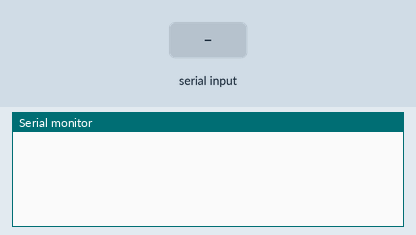
Bench run of a sketch on a simulated ESP8266 (NodeMCU). On the bench: the last lines printed to the serial monitor. The test bench sets the inputs (shaded band). WiFi joins after 1.5 s; servers stay silent unless stated; EEPROM starts erased.

Above: at 1.2 s.
1.3 s: "config\n" received over Serial
At 1.8 s:
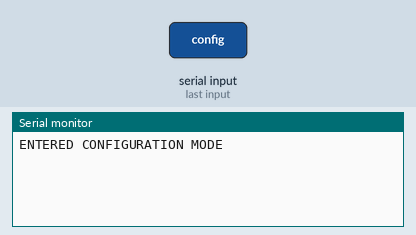
2.8 s: "activate\n" received over Serial
At 3.2 s:
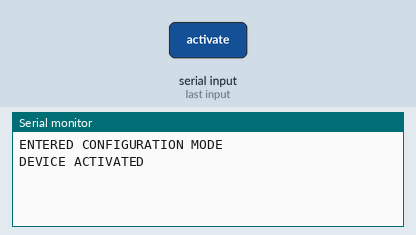
5.8 s: "deactivate\n" received over Serial
At 7.1 s:
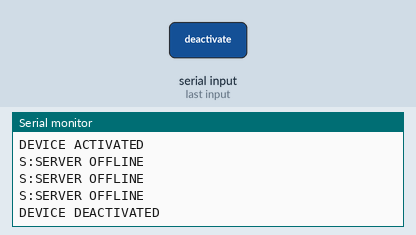
7.4 s: "set#wifi_ssid:\n" received over Serial
At 7.9 s:
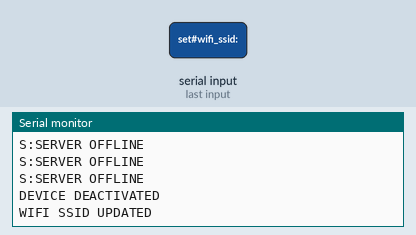
8.9 s: "set#wifi_key:\n" received over Serial
At 10.1 s:
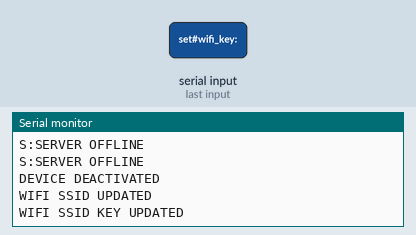
10.4 s: "get#wifi_ssid\n" received over Serial
At 11.4 s:
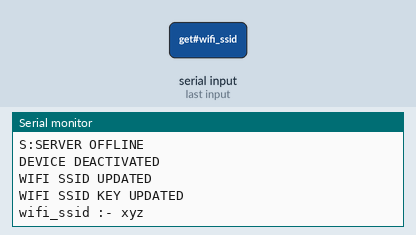

Measured:
- after the input at 1.3 s, the serial monitor: prints a new line at once (image 1)
- after the input at 2.8 s, the serial monitor: prints a new line at once (image 2)
- after the input at 5.8 s, the serial monitor: prints a new line after 0.13 s (image 3)
- after the input at 7.4 s, the serial monitor: prints a new line at once (image 4)
- after the input at 8.9 s, the serial monitor: prints a new line at once (image 5)
- after the input at 10.4 s, the serial monitor: prints a new line at once (image 6)

The sketch:

web_socket_eeprom_uart_module_binary_data_support.ino
```cpp
#include "WiFiEEPROMModule.h"
#include "WSHandler.h"

//Process
long con_to=500;
long ping_send_to=10000;
long ping_rec_wait=2000;

long snp;


void setup()
{
  Serial.begin(115200);
  clnt.onMessage(onMessageCallback);
  clnt.onEvent(onEventsCallback);
  initEEPROMProcess();
}

void loop()
{
  if(stat_actv)
  {
    wcon=(WiFi.status()==WL_CONNECTED);
    //delay(500);
    if(wcon)
    {
      if(wscon)
      {
        clnt.poll();
        if(ping_flg&&((millis()-snp)>=ping_send_to))
        {
          updateSnapTime();
          clnt.send("P#@");
          ping_flg=false;
          ping_chk=false;
          clnt.poll();
          if(!dcon)
          {
            clnt.send(auth_key_str);
          }
        }
        if(!ping_flg)
        {
          if(ping_chk)
          {
            ping_flg=true;
          }
          else if((millis()-snp)>=ping_rec_wait)
          {
            updateSnapTime();
            wscon=false;
            ping_flg=true;
          }
        }
      }
      else
      {
        ping_flg=true;
        dcon=false;
        rcon=false;
        if((millis()-snp)>=con_to)
        {
          if(!wscon&&cnfg)
          {
            Serial.println("S:SERVER OFFLINE");
          }
          clnt.connect(ws_link_str);
          updateSnapTime();
        }
      }
    }
  }
  else
  {
    wscon=false;
    dcon=false;
    rcon=false;
  }
  serialEvent();
}

void cmd(String a)
{
  if(!cnfg)
  {
    if(a.equals("config"))
    {
      cnfg=true;
      Serial.println("ENTERED CONFIGURATION MODE");
      return;
    }
    clnt.sendBinary("X:"+a);
    return;
  }
  if(a.indexOf("X:")==0)
  {
    clnt.sendBinary(a.substring(2));
  }
  else if(a.equals("activate"))
  {
    ON();
    Serial.println("DEVICE ACTIVATED");
  }
  else if(a.equals("deactivate"))
  {
    clnt.close();
    OFF();
    Serial.println("DEVICE DEACTIVATED");
  }
  else if(a.indexOf("set#wifi_ssid:")!=-1)
  {
    setWFID(a.substring(14));
    Serial.println("WIFI SSID UPDATED");
  }
  else if(a.indexOf("set#wifi_key:")!=-1)
  {
    setKey(a.substring(13));
    Serial.println("WIFI SSID KEY UPDATED");
  }
  else if(a.equals("get#wifi_ssid"))
  {
    Serial.println("wifi_ssid :- "+loadWFID());
  }
  else if(a.equals("get#wifi_key"))
  {
    String wfkey=loadKey();
    if(loadKey().equals(""))
    {
      wfkey="NULL";
    }
    Serial.println("wifi_key :- "+wfkey);
  }
  else if(a.indexOf("set#authkey:")!=-1)
  {
    setAuthKey(a.substring(12));
    Serial.println("AUTHENTICATION KEY UPDATED");
  }
  else if(a.equals("get#authkey"))
  {
    Serial.println("AUTHENTICATION KEY :- "+loadAuthKey());
  }
  else if(a.indexOf("set#wslink:")!=-1)
  {
    setWSLink(a.substring(11));
    Serial.println("WS LINK UPDATED");
  }
  else if(a.equals("get#wslink"))
  {
    Serial.println("WS LINK :- "+loadWSLink());
  }
  else if(a.equals("erase"))
  {
    erase();
    Serial.println("DEVICE SET TO DEFAULT");
  }
  else if(a.equals("exit"))
  {
    cnfg=false;
    Serial.println("CONFIGURATION MODE EXIT");
  }
  else
  {
    Serial.println("INVALID COMMAND");
  }
}

void updateSnapTime()
{
  snp=millis();
}

//#############################################################################################
void serialEvent()
{
  String m="";
  char c='\0';
  while(Serial.available()>0)
  {
    delay(1);
    c=Serial.read();
    if(c=='\n'||c=='\r')
    {
      continue;
    }
    m+=c;
  }
  if(m=="")
  {
    return;
  }
  cmd(m);
}
```

WSHandler.h
```cpp
#include <ArduinoWebsockets.h>

String model="ESP8266-01";
String service="SERVICE :- UART";

boolean wcon=false;
boolean wscon=false;
boolean dcon=false;
boolean rcon=false;

boolean ping_flg=true;
boolean ping_chk=false;

using namespace websockets;
WebsocketsClient clnt;

void onMessageCallback(WebsocketsMessage message)
{
  String msg;
   if(message.isBinary()==true)
   {
       msg=message.data();
    if(msg.charAt(0)=='X')
    {
      if(!cnfg)
      {
        msg=msg.substring(2);
      }
      Serial.println(msg);
    }
    else if(msg.equals("MODEL"))
    {
      clnt.sendBinary("#:"+model);
    }
    else if(msg.equals("SERVICE"))
    {
      clnt.sendBinary("#:"+service);
    }
   }
   else if(message.isText()==true)
   {
      msg=message.data();
    if(msg.charAt(0)=='S')
    {
      if(cnfg)
      {
        Serial.println(msg);
      }
      if(msg.equals("S:DEVICE CONNECTED"))
      {
        dcon=true;
      }
      else if(msg.equals("S:ACCESS DENIED"))
      {
        dcon=false;
      }
      else if(msg.equals("S:REMOTE ONLINE"))
      {
        rcon=true;
        clnt.send("UPDATE OBJECT");
      }
      else if(msg.equals("S:REMOTE OFFLINE"))
      {
        rcon=false;
        clnt.send("UPDATE OBJECT");
      }
      else if(msg.equals("S:REMOTE NOT CONNECTED"))
      {
        rcon=false;
      }
      else if(msg.equals("S:SERVER ONLINE"))
      {
        ping_chk=true;
      }
    }
   }
}

void onEventsCallback(WebsocketsEvent event, String data)
{
    if(event == WebsocketsEvent::ConnectionOpened)
    {
      wscon=true;
      if(cnfg)
      {
        Serial.println("S:SERVER ONLINE");
      }
      clnt.send(auth_key_str);
    }
    else if(event == WebsocketsEvent::ConnectionClosed)
    {
      wscon=false;
      if(cnfg)
      {
        Serial.println("S:SERVER OFFLINE");
      }
    }
}
```

WiFiEEPROMModule.h
```cpp
#include <EEPROM.h>
#include <ESP8266WiFi.h>

void initEEPROMProcess();
void initAddress();
void ON();
void OFF();
void erase();
void checkCode();
void checkActive();
void setCode();
char getCode();
void setActive(boolean);
boolean getActive();
void setWFID(String);
String loadWFID();
void setKey(String);
String loadKey();
void setAuthKey(String);
String loadAuthKey();
void setWSLink(String);
String loadWSLink();
void writeString(int,String);
String fetchString(int);

String ws_link_str;
String auth_key_str;
boolean cnfg=false;
boolean stat_actv;
int code,actv,base,wssid,wkey,wslink,authkey;

void initEEPROMProcess()
{
  EEPROM.begin(128);
  initAddress();
  checkCode();
  checkActive();
  ws_link_str=loadWSLink();
  auth_key_str=loadAuthKey();
}

void initAddress()
{
  code=0;
  actv=1;
  base=2;
  wssid=base;
  wkey=wssid+20+1;
  wslink=wkey+30+1;
  authkey=wslink+50+1;
}

void ON()
{
  WiFi.mode(WIFI_STA);
  WiFi.begin(loadWFID(),loadKey());
  setActive(true);
}

void OFF()
{
  WiFi.mode(WIFI_OFF);
  setActive(false);
}

void erase()
{
  OFF();
  setWFID("xyz");
  setKey("123456789");
  setAuthKey("IR1234567");
  setWSLink("ws://localhost:8080/");
}

void checkCode()
{
  if(getCode()!='W')
  {
    setCode();
  }
}

void checkActive()
{
  stat_actv=getActive();
  if(stat_actv)
  {
    ON();
  }
  else
  {
    OFF();
  }
}
//#############################################################################################
//code
void setCode()
{
  EEPROM.put(code,'W');
  EEPROM.commit();
  erase();
}

char getCode()
{
  char ccd;
  EEPROM.get(code,ccd);
  return ccd;
}

//actv
void setActive(boolean a)
{
  stat_actv=a;
  char actv_c;
  if(a)
  {
    actv_c='1';
  }
  else
  {
    actv_c='0';
  }
  EEPROM.put(actv,actv_c);
  EEPROM.commit();
}

boolean getActive()
{
  char actv_c;
  EEPROM.get(actv,actv_c);
  return (actv_c=='1');
}

//wifi id password
void setWFID(String a)
{
  int dlen=a.length();
  if(dlen>1&&dlen<=20)
  {
    writeString(wssid,a);
  }
}

String loadWFID()
{
  return fetchString(wssid);
}

void setKey(String a)
{
  int dlen=a.length();
  if(dlen==4&&a.equals("NULL"))
  {
    writeString(wkey,a);
  }
  else if(dlen>=8&&dlen<=30)
  {
    writeString(wkey,a);
  }
}

String loadKey()
{
  String a=fetchString(wkey);
  if(a.equals("NULL"))
  {
    a="";
  }
  return a;
}

//auth key

void setAuthKey(String a)
{
  int dlen=a.length();
  if(dlen=9)
  {
    writeString(authkey,a);
    auth_key_str=a;
  }
}

String loadAuthKey()
{
  return fetchString(authkey);
}

//wslink
void setWSLink(String a)
{
  int dlen=a.length();
  if(dlen>=10&&dlen<=50)
  {
    writeString(wslink,a);
    ws_link_str=a;
  }
}

String loadWSLink()
{
  return fetchString(wslink);
}

//#############################################################################################

void writeString(int a,String b)
{
  uint8_t alen=b.length();
  EEPROM.put(a,alen);
  for(int i=0;i<alen;i++)
  {
    char c=b.charAt(i);
    EEPROM.put(a+1+i,c);
  }
  EEPROM.commit();
}

String fetchString(int b)
{
  String tmp="";
  uint8_t alen;
  EEPROM.get(b,alen);
  for(int i=0;i<alen;i++)
  {
    char c;
    EEPROM.get(b+1+i,c);
    tmp+=c;
  }
  return tmp;
}
```
